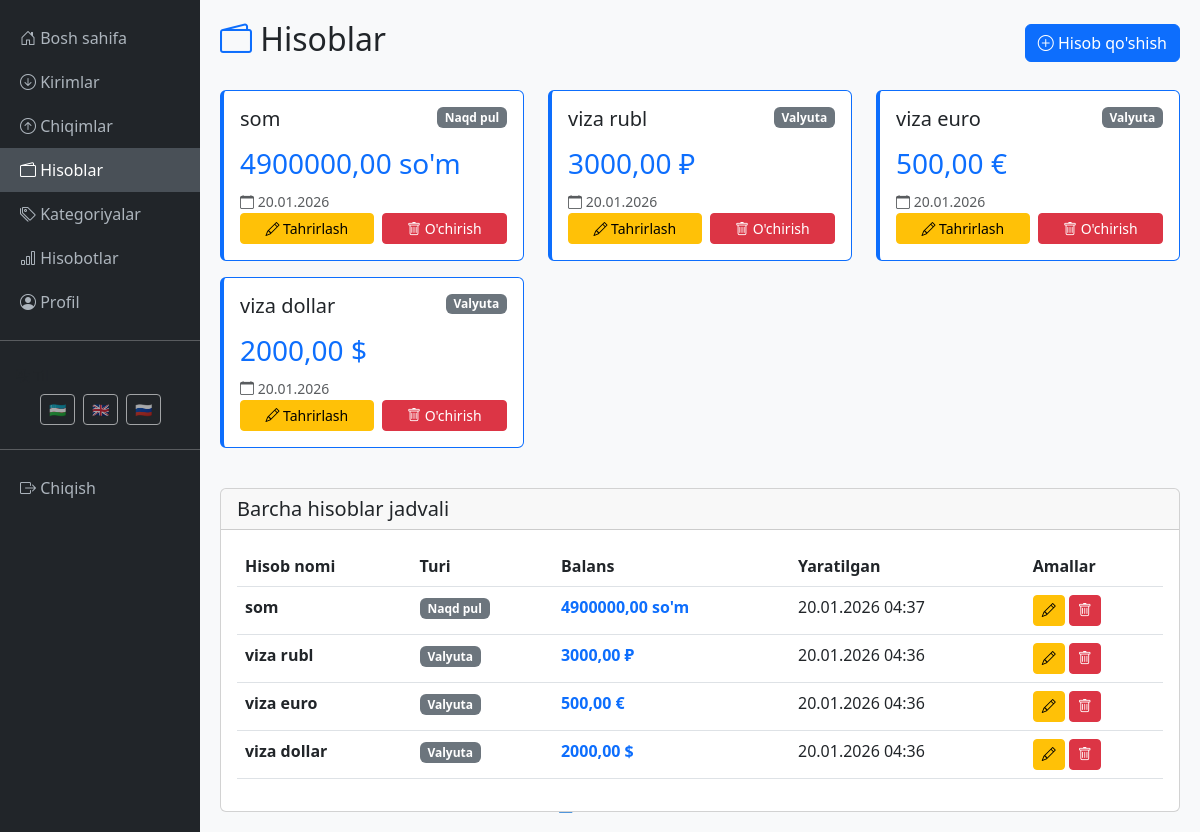
Page /uz/accounts/ (signed in) on the committed database.
### finance/models.py (models this page shows, shortened)
class Account(models.Model):
    ACCOUNT_TYPES = [
        ('cash', 'Naqd pul'),
        ('card', 'Karta'),
        ('currency', 'Valyuta'),
    ]
    CURRENCY_CHOICES = [
        ('UZS', 'So\'m'),
        ('USD', 'Dollar'),
        ('EUR', 'Evro'),
        ('RUB', 'Rubl'),
    ]
    user = models.ForeignKey(User, on_delete=models.CASCADE, related_name='accounts')
    name = models.CharField(max_length=100, verbose_name='Hisob nomi')
    account_type = models.CharField(max_length=20, choices=ACCOUNT_TYPES, verbose_name='Hisob turi')
    currency = models.CharField(max_length=3, choices=CURRENCY_CHOICES, default='UZS', verbose_name='Valyuta')
    balance = models.DecimalField(max_digits=12, decimal_places=2, default=0, verbose_name='Balans')
    created_at = models.DateTimeField(auto_now_add=True)
    class Meta:
        verbose_name = 'Hisob'
        verbose_name_plural = 'Hisoblar'
        ordering = ['-created_at']

### finance/views.py (the view)
# urls.py: path('accounts/', account_list_view, name='account_list'),
@login_required
def account_list_view(request):
    accounts = Account.objects.filter(user=request.user)
    for account in accounts:
        account.currency_symbol = get_currency_symbol(account.currency)
    return render(request, 'finance/account_list.html', {'accounts': accounts})

### finance/currency_utils.py (called while the page is built)
def get_currency_symbol(currency_code):
    symbols = {
        'UZS': 'so\'m',
        'USD': '$',
        'EUR': '€',
        'RUB': '₽',
    }
    return symbols.get(currency_code, currency_code)

### finance/templates/finance/account_list.html (shortened to what this page needs)
{% extends 'finance/base.html' %}
{% load i18n %}
{% block content %}
<div class="d-flex justify-content-between align-items-center mb-4">
    <h2><i class="bi bi-wallet2 text-primary"></i> {% trans "Hisoblar" %}</h2>
    <a href="{% url 'finance:account_add' %}" class="btn btn-primary">
        <i class="bi bi-plus-circle"></i> {% trans "Hisob qo'shish" %}
    </a>
</div>
<div class="row">
    {% if accounts %}
        {% for account in accounts %}
        <div class="col-md-4 mb-3">
            <div class="card h-100 stat-card border-primary">
                <div class="card-body">
                    <div class="d-flex justify-content-between align-items-start mb-3">
                        <h5 class="mb-0">{{ account.name }}</h5>
                        <span class="badge bg-secondary">{{ account.get_account_type_display }}</span>
                    </div>
                    <h3 class="text-primary mb-2">
                        {{ account.balance|floatformat:2 }} {{ account.currency_symbol }}
                    </h3>
                    <small class="text-muted">
                        <i class="bi bi-calendar"></i>
                        {{ account.created_at|date:"d.m.Y" }}
                    </small>
                    <div class="d-flex gap-2">
                        <a href="{% url 'finance:account_edit' account.pk %}" class="btn btn-sm btn-warning flex-fill">
                            <i class="bi bi-pencil"></i> {% trans "Tahrirlash" %}
                        </a>
                        <a href="{% url 'finance:account_delete' account.pk %}" class="btn btn-sm btn-danger flex-fill">
                            <i class="bi bi-trash"></i> {% trans "O'chirish" %}
                        </a>
                    </div>
                </div>
            </div>
        </div>
        {% endfor %}
    {% endif %}
</div>
<div class="card mt-4">
    <div class="card-header">
        <h5 class="mb-0">{% trans "Barcha hisoblar jadvali" %}</h5>
    </div>
    <div class="card-body">
        {% if accounts %}
        <div class="table-responsive">
            <table class="table table-hover">
                <thead>
                    <tr>
                        <th>{% trans "Hisob nomi" %}</th>
                        <th>{% trans "Turi" %}</th>
                        <th>{% trans "Balans" %}</th>
                        <th>{% trans "Yaratilgan" %}</th>
                        <th>{% trans "Amallar" %}</th>
                    </tr>
                </thead>
                <tbody>
                    {% for account in accounts %}
                    <tr>
                        <td><strong>{{ account.name }}</strong></td>
                        <td><span class="badge bg-secondary">{{ account.get_account_type_display }}</span></td>
                        <td class="fw-bold text-primary">
                            {{ account.balance|floatformat:2 }} {{ account.currency_symbol }}
                        </td>
                        <td>{{ account.created_at|date:"d.m.Y H:i" }}</td>
                        <td>
                            <a href="{% url 'finance:account_edit' account.pk %}" class="btn btn-sm btn-warning">
                                <i class="bi bi-pencil"></i>
                            </a>
                            <a href="{% url 'finance:account_delete' account.pk %}" class="btn btn-sm btn-danger">
                                <i class="bi bi-trash"></i>
                            </a>
                        </td>
                    </tr>
                    {% endfor %}
                </tbody>
            </table>
        </div>
        {% endif %}
    </div>
</div>
{% endblock %}

### finance/templates/finance/base.html (style rules this page uses)
body { background-color: #f8f9fa; }
.stat-card { border-left: 4px solid; transition: transform 0.2s; }

### rows in the picture
Account: name "som", account_type "Naqd pul", balance "4900000,00", currency_symbol "so'm", created_at "20.01.2026", created_at "20.01.2026 04:37"
Account: name "viza rubl", account_type "Valyuta", balance "3000,00", currency_symbol "₽", created_at "20.01.2026", created_at "20.01.2026 04:36"
Account: name "viza euro", account_type "Valyuta", balance "500,00", currency_symbol "€", created_at "20.01.2026", created_at "20.01.2026 04:36"
Account: name "viza dollar", account_type "Valyuta", balance "2000,00", currency_symbol "$", created_at "20.01.2026", created_at "20.01.2026 04:36"
